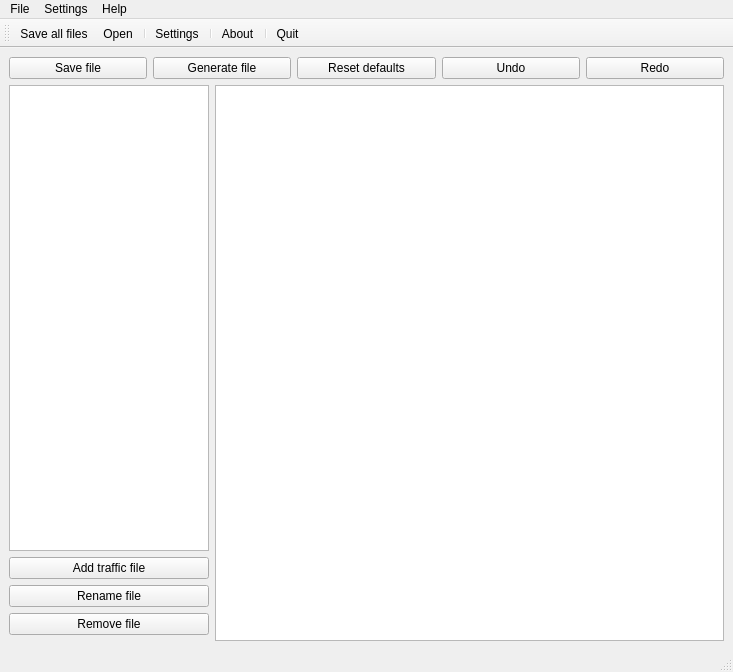
<?xml version="1.0" encoding="UTF-8"?>
<ui version="4.0">
 <class>ParametersWindow</class>
 <widget class="QMainWindow" name="ParametersWindow">
  <property name="geometry">
   <rect>
    <x>0</x>
    <y>0</y>
    <width>733</width>
    <height>672</height>
   </rect>
  </property>
  <property name="minimumSize">
   <size>
    <width>650</width>
    <height>540</height>
   </size>
  </property>
  <property name="windowTitle">
   <string>MainWindow</string>
  </property>
  <widget class="QWidget" name="centralwidget">
   <layout class="QGridLayout" name="gridLayout_3">
    <item row="0" column="0">
     <layout class="QGridLayout" name="gridLayout_2">
      <item row="0" column="2">
       <widget class="QPushButton" name="resetDefaultsButton">
        <property name="text">
         <string>Reset defaults</string>
        </property>
       </widget>
      </item>
      <item row="0" column="3">
       <widget class="QPushButton" name="undoButton">
        <property name="text">
         <string>Undo</string>
        </property>
       </widget>
      </item>
      <item row="0" column="1">
       <widget class="QPushButton" name="generateFileButton">
        <property name="text">
         <string>Generate file</string>
        </property>
       </widget>
      </item>
      <item row="1" column="0" colspan="5">
       <layout class="QGridLayout" name="gridLayout">
        <item row="0" column="0">
         <widget class="QListWidget" name="projectsList">
          <property name="maximumSize">
           <size>
            <width>200</width>
            <height>16777215</height>
           </size>
          </property>
         </widget>
        </item>
        <item row="0" column="1" rowspan="5">
         <widget class="QTextEdit" name="filePreview">
          <property name="enabled">
           <bool>true</bool>
          </property>
          <property name="cursor" stdset="0">
           <cursorShape>ArrowCursor</cursorShape>
          </property>
          <property name="focusPolicy">
           <enum>Qt::StrongFocus</enum>
          </property>
          <property name="readOnly">
           <bool>true</bool>
          </property>
         </widget>
        </item>
        <item row="1" column="0">
         <widget class="QPushButton" name="addTrafficButton">
          <property name="maximumSize">
           <size>
            <width>200</width>
            <height>16777215</height>
           </size>
          </property>
          <property name="text">
           <string>Add traffic file</string>
          </property>
         </widget>
        </item>
        <item row="2" column="0">
         <widget class="QPushButton" name="renameFileButton">
          <property name="maximumSize">
           <size>
            <width>200</width>
            <height>16777215</height>
           </size>
          </property>
          <property name="text">
           <string>Rename file</string>
          </property>
         </widget>
        </item>
        <item row="3" column="0">
         <widget class="QPushButton" name="removeFileButton">
          <property name="maximumSize">
           <size>
            <width>200</width>
            <height>16777215</height>
           </size>
          </property>
          <property name="text">
           <string>Remove file</string>
          </property>
         </widget>
        </item>
       </layout>
      </item>
      <item row="0" column="4">
       <widget class="QPushButton" name="redoButton">
        <property name="text">
         <string>Redo</string>
        </property>
       </widget>
      </item>
      <item row="0" column="0">
       <widget class="QPushButton" name="saveFileButton">
        <property name="text">
         <string>Save file</string>
        </property>
        <property name="flat">
         <bool>false</bool>
        </property>
       </widget>
      </item>
     </layout>
    </item>
   </layout>
  </widget>
  <widget class="QMenuBar" name="menubar">
   <property name="geometry">
    <rect>
     <x>0</x>
     <y>0</y>
     <width>733</width>
     <height>19</height>
    </rect>
   </property>
   <widget class="QMenu" name="menuFile">
    <property name="title">
     <string>File</string>
    </property>
    <addaction name="actionNew"/>
    <addaction name="actionOpen"/>
    <addaction name="actionSave"/>
    <addaction name="actionSave_As"/>
    <addaction name="separator"/>
    <addaction name="actionQuit"/>
   </widget>
   <widget class="QMenu" name="menuSetting">
    <property name="title">
     <string>Settings</string>
    </property>
    <addaction name="actionPath"/>
   </widget>
   <widget class="QMenu" name="menuHelp">
    <property name="title">
     <string>Help</string>
    </property>
    <addaction name="actionAbout"/>
   </widget>
   <addaction name="menuFile"/>
   <addaction name="menuSetting"/>
   <addaction name="menuHelp"/>
  </widget>
  <widget class="QStatusBar" name="statusbar"/>
  <widget class="QToolBar" name="toolBar">
   <property name="windowTitle">
    <string>toolBar</string>
   </property>
   <attribute name="toolBarArea">
    <enum>TopToolBarArea</enum>
   </attribute>
   <attribute name="toolBarBreak">
    <bool>false</bool>
   </attribute>
   <addaction name="actionSave"/>
   <addaction name="actionOpen"/>
   <addaction name="separator"/>
   <addaction name="actionPath"/>
   <addaction name="separator"/>
   <addaction name="actionAbout"/>
   <addaction name="separator"/>
   <addaction name="actionQuit"/>
  </widget>
  <action name="actionNew">
   <property name="icon">
    <iconset resource="../../Resource.qrc">
     <normaloff>:/Images/new.png</normaloff>:/Images/new.png</iconset>
   </property>
   <property name="text">
    <string>New</string>
   </property>
  </action>
  <action name="actionOpen">
   <property name="icon">
    <iconset resource="../../Resource.qrc">
     <normaloff>:/Images/open.png</normaloff>:/Images/open.png</iconset>
   </property>
   <property name="text">
    <string>Open</string>
   </property>
   <property name="toolTip">
    <string>Open project</string>
   </property>
  </action>
  <action name="actionSave">
   <property name="icon">
    <iconset resource="../../Resource.qrc">
     <normaloff>:/Images/save.png</normaloff>:/Images/save.png</iconset>
   </property>
   <property name="text">
    <string>Save all files</string>
   </property>
  </action>
  <action name="actionLoad">
   <property name="icon">
    <iconset resource="../../Resource.qrc">
     <normaloff>:/Images/import.png</normaloff>:/Images/import.png</iconset>
   </property>
   <property name="text">
    <string>Load</string>
   </property>
  </action>
  <action name="actionPath">
   <property name="icon">
    <iconset resource="../../Resource.qrc">
     <normaloff>:/Images/settings.png</normaloff>:/Images/settings.png</iconset>
   </property>
   <property name="text">
    <string>Settings</string>
   </property>
  </action>
  <action name="actionAbout">
   <property name="icon">
    <iconset resource="../../Resource.qrc">
     <normaloff>:/Images/about.png</normaloff>:/Images/about.png</iconset>
   </property>
   <property name="text">
    <string>About</string>
   </property>
  </action>
  <action name="actionQuit">
   <property name="icon">
    <iconset resource="../../Resource.qrc">
     <normaloff>:/Images/quit.png</normaloff>:/Images/quit.png</iconset>
   </property>
   <property name="text">
    <string>Quit</string>
   </property>
  </action>
  <action name="actionSave_As">
   <property name="icon">
    <iconset resource="../../Resource.qrc">
     <normaloff>:/Images/SaveAs.png</normaloff>:/Images/SaveAs.png</iconset>
   </property>
   <property name="text">
    <string>Save As</string>
   </property>
  </action>
 </widget>
 <resources>
  <include location="../../Resource.qrc"/>
  <include location="../../Resource.qrc"/>
 </resources>
 <connections/>
</ui>
